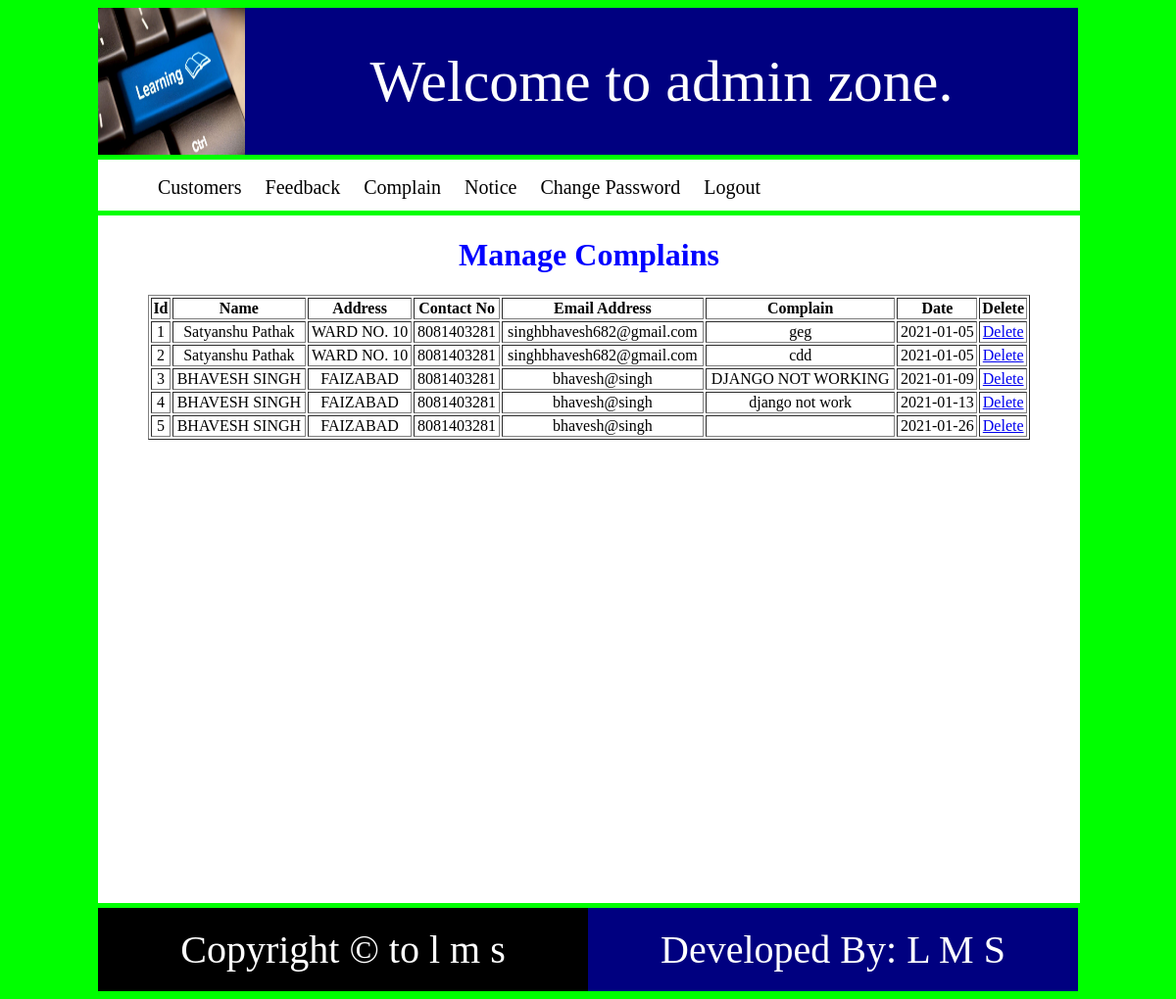
The app's page /adminzone/acomplain (signed in) with its own data.
### sczone/models.py (models this page shows)
class Complain(models.Model):
    name = models.CharField(max_length=50)
    address = models.CharField(max_length=500)
    contactno = models.CharField(max_length=15)
    emailaddress = models.EmailField()
    complaintext = models.CharField(max_length=1000)
    complaindate = models.CharField(max_length=20)

### adminzone/views.py (the view)
def acomplain(request):
    try:
        if request.session['adminid']:
            comp=Complain.objects.all()
            return render(request,'acomplain.html',{'comp':comp})
    except KeyError:
        return render(request, 'adminlogin.html')

### adminzone/templates/acomplain.html
{% extends "adminparent.html" %}
{% block body %}
<h1 style="color:blue;text-align:center;">
    Manage Complains
</h1>
<table style="width:90%;margin:0 auto;text-align:center;" border="1">
    <tr>
        <th>Id</th>
        <th>Name</th>
        <th>Address</th>
        <th>Contact No</th>
        <th>Email Address</th>
        <th>Complain</th>
        <th>Date</th>
        <th>Delete</th>
    </tr>
    {% for c in comp %}
        <tr>
            <td>{{c.id}}</td>
            <td>{{c.name}}</td>
            <td>{{c.address}}</td>
            <td>{{c.contactno}}</td>
            <td>{{c.emailaddress}}</td>
            <td>{{c.complaintext}}</td>
            <td>{{c.complaindate}}</td>
            <td>
                <a href="{% url 'adminzone:deletecomplain' id=c.id %}">Delete</a>
            </td>
        </tr>
    {% endfor %}
</table>
{% endblock body %}

### records on screen
Complain: id "1", name "Satyanshu Pathak", address "WARD NO. 10", contactno "8081403281", emailaddress "singhbhavesh682@gmail.com", complaintext "geg", complaindate "2021-01-05"
Complain: id "2", name "Satyanshu Pathak", address "WARD NO. 10", contactno "8081403281", emailaddress "singhbhavesh682@gmail.com", complaintext "cdd", complaindate "2021-01-05"
Complain: id "3", name "BHAVESH SINGH", address "FAIZABAD", contactno "8081403281", emailaddress "bhavesh@singh", complaintext "DJANGO NOT WORKING", complaindate "2021-01-09"
Complain: id "4", name "BHAVESH SINGH", address "FAIZABAD", contactno "8081403281", emailaddress "bhavesh@singh", complaintext "django not work", complaindate "2021-01-13"
Complain: id "5", name "BHAVESH SINGH", address "FAIZABAD", contactno "8081403281", emailaddress "bhavesh@singh", complaindate "2021-01-26"
